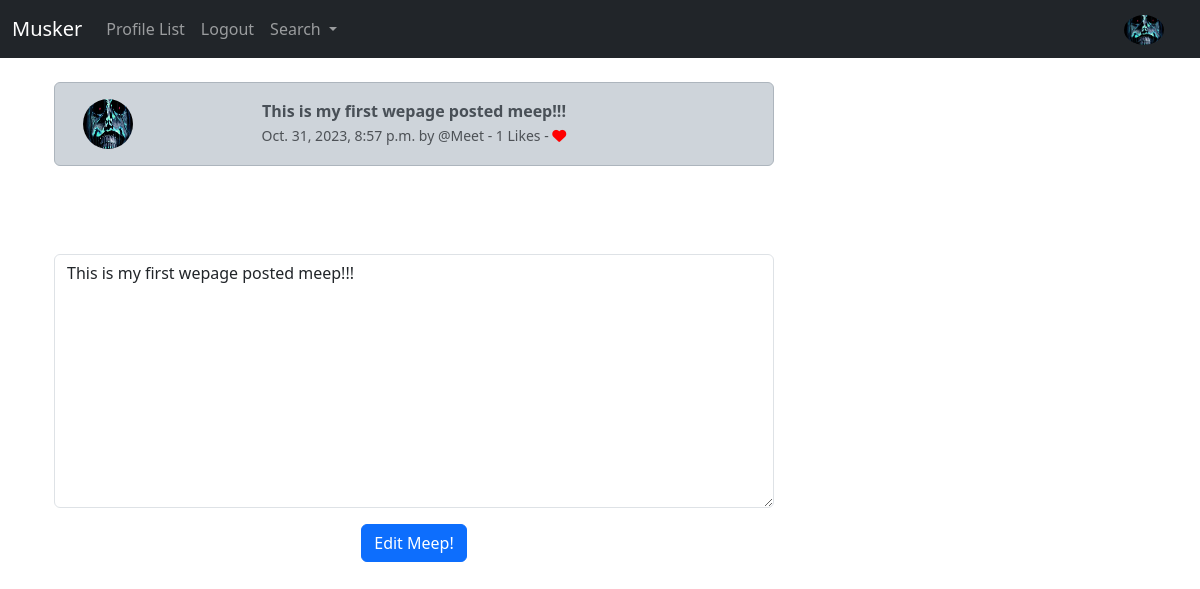
Screenshot of /edit_meep/5 (signed in) with the database file from the repository.
### app1/models.py (models this page shows, shortened)
class Profile(models.Model):
    user = models.OneToOneField(User, on_delete=models.CASCADE)
    follows = models.ManyToManyField("self",
                related_name ="followed_by",
                symmetrical=False,
                blank=True)
    date_modified = models.DateTimeField(User, auto_now=True)
    profile_image = models.ImageField(null = True, blank = True, upload_to="images/")
    profile_bio = models.CharField(null=True, blank = True, max_length=200)
    homepage_link = models.CharField(null=True, blank = True, max_length=500)
    facebook_link = models.CharField(null=True, blank = True, max_length=500)
    instagram_link = models.CharField(null=True, blank = True, max_length=500)
    linkedin_link = models.CharField(null=True, blank = True, max_length=500)

class Meep(models.Model):
    user = models.ForeignKey( User, related_name="meeps", on_delete=models.DO_NOTHING)
    body= models.CharField(max_length=200)
    created_at = models.DateTimeField(auto_now_add=True)
    likes = models.ManyToManyField(User, related_name="meep_like", blank=True)
    def number_of_likes(self):
        return self.likes.count()

### app1/views.py (the view)
# urls.py: path('edit_meep/<int:pk>',views.edit_meep, name='edit_meep'),
def edit_meep(request, pk):
    if request.user.is_authenticated:
        meep = get_object_or_404(Meep, id=pk)
        if request.user.username == meep.user.username:
            form =MeepForm(request.POST or None, instance=meep)
            if request.method == "POST":
                if form.is_valid():
                    meep = form.save(commit = False)
                    meep.user = request.user
                    meep.save()
                    messages.success(request,("Your meep has been updated!!"))
                    return redirect('home')
            else:
                return render(request, "edit_meep.html",{'form':form, 'meep':meep})
        else:
            messages.success(request, ("You don't own that meep!"))
            return redirect('home')
    else:
        messages.success(request, ("Please Login To Continue"))
        return redirect('home')

### app1/forms.py
class MeepForm(forms.ModelForm):
    body = forms.CharField(required= True ,
                           widget = forms.widgets.Textarea(
                               attrs={
                                   "placeholder":"Enter your Musker Meep!",
                                   "class":"form-control",
                               }
                           ),
                           label="",
                           )
    class Meta:
        model = Meep
        exclude = ("user", "likes",)

### app1/templates/edit_meep.html (shortened to what this page needs)
{% extends 'base.html' %}
{% load static %}
{% block content %}
<div class="container text-center">
    <div class="row">
        <div class ="col-8">
    <div class="alert alert-dark" role="alert">
      <div class="container">
        <div class="row">
          <div class="col-1">
            {% if meep.user.profile.profile_image %}
            <img src="{{meep.user.profile.profile_image.url}}" width =50 height=50 class="rounded-circle" alt = "{{profile.user.username}}">
            {% else %}
            <img src = "{% static 'images/default1.png' %}" width =50 height=50 class="rounded-circle" alt = "{{profile.user.username}}">
            {% endif %}
          </div>
          <div class="col-10">
      <strong>{{ meep.body }}</strong><br/>
      <small class="text-muted">
          {{meep.created_at}} by
          @{{meep.user.username}}
          - {{meep.number_of_likes}} Likes -
          {% if user in meep.likes.all %}
           <a href="{% url 'meep_like' meep.id %}">
            <i class="fa-solid fa-heart" style="color:red"></i></a>
           {% else %}
           <a href="{% url 'meep_like' meep.id %}">
            <i class="fa fa-heart-o" style="color:red"></i></a>
           {% endif %}
      </small>
      </div>
      <br/><br/></div></div></div>
      {% if form %}
        <br/><br/><br/>
        <form method="POST">
            {{ form.as_p}}
            <button type="submit" class="btn btn-primary">Edit Meep!</button>
          </form>
          {% endif %}
        </div>
{% endblock %}

### app1/templates/navbar.html (shortened to what this page needs)
{% load static %}
<nav class="navbar navbar-expand-lg navbar-dark bg-dark">
    <div class="container-fluid">
      <a class="navbar-brand" href="{% url 'home' %}">Musker   </a>
      <div class="collapse navbar-collapse" id="navbarSupportedContent">
        <ul class="navbar-nav me-auto mb-2 mb-lg-0">
          <li class="nav-item">
            <a class="nav-link" href="{% url 'profile_list' %}">Profile List</a>
          </li>
          {% if user.is_authenticated %}
          <li class="nav-item">
            <a class="nav-link" href="{% url 'logout' %}">Logout</a>
          </li>
          {% endif %}
          <li class="nav-item dropdown">
            <a class="nav-link dropdown-toggle" href="#" role="button" data-bs-toggle="dropdown" aria-expanded="false">
              Search
            </a>
          </li>
        </ul>
        {% if user.is_authenticated %}
          <ul class="navbar-nav ml-auto">
            <li class="nav-link navbar-brand">
              <a href= "{% url 'profile' request.user.id %}">
                {% if user.profile.profile_image %}
                  <img src="{{user.profile.profile_image.url}}" width =40 height=30 class="rounded-circle" alt = "{{user.username}}">
                {% else %}
                  <img src="{% static 'images/default1.png' %}" width =40 height=30 class="img-fluid rounded-start" alt="profile_pic">
                {% endif %}
              </a>
            </li>
          </ul>
        {% endif %}
      </div>
    </div>
  </nav>

### rows the page displays
Meep: user.profile.profile_image (picture), body "This is my first wepage posted meep!!!", created_at "Oct. 31, 2023, 8:57 p.m.", user.username "Meet", number_of_likes "1"
